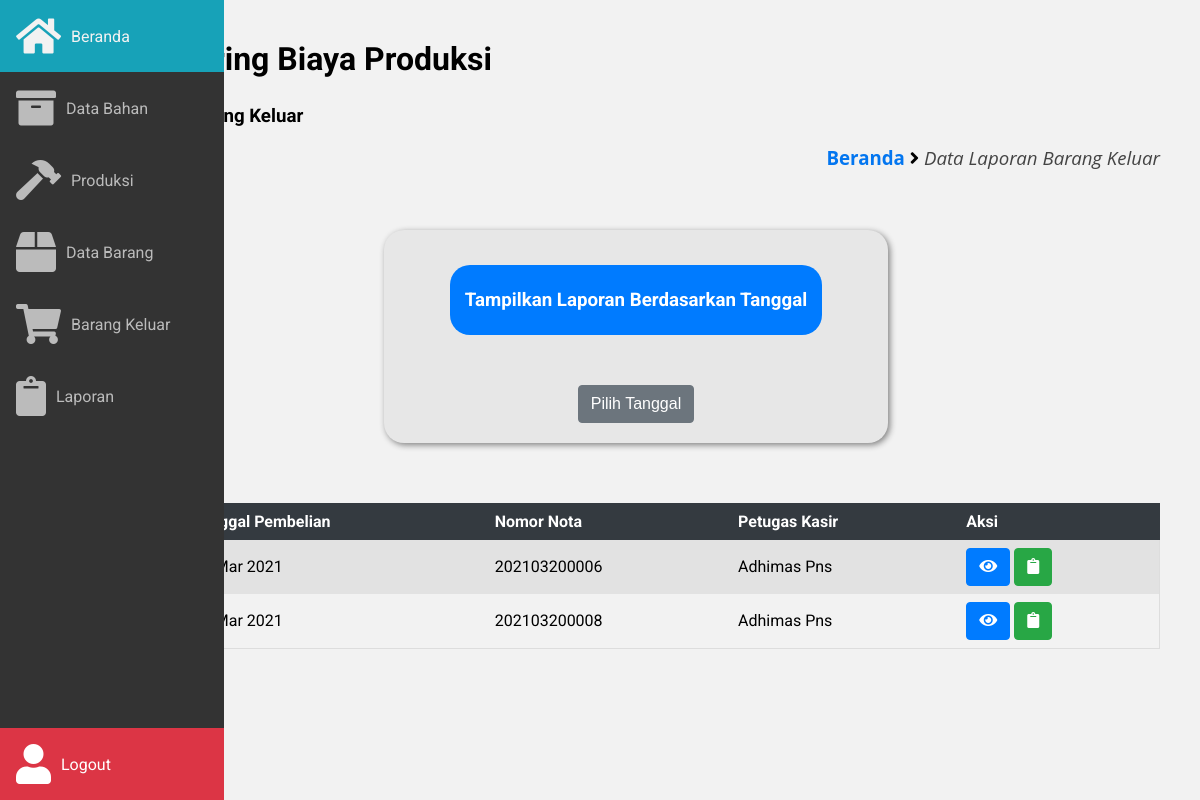
Before: /frontend/laporan/index.php with the older database file.
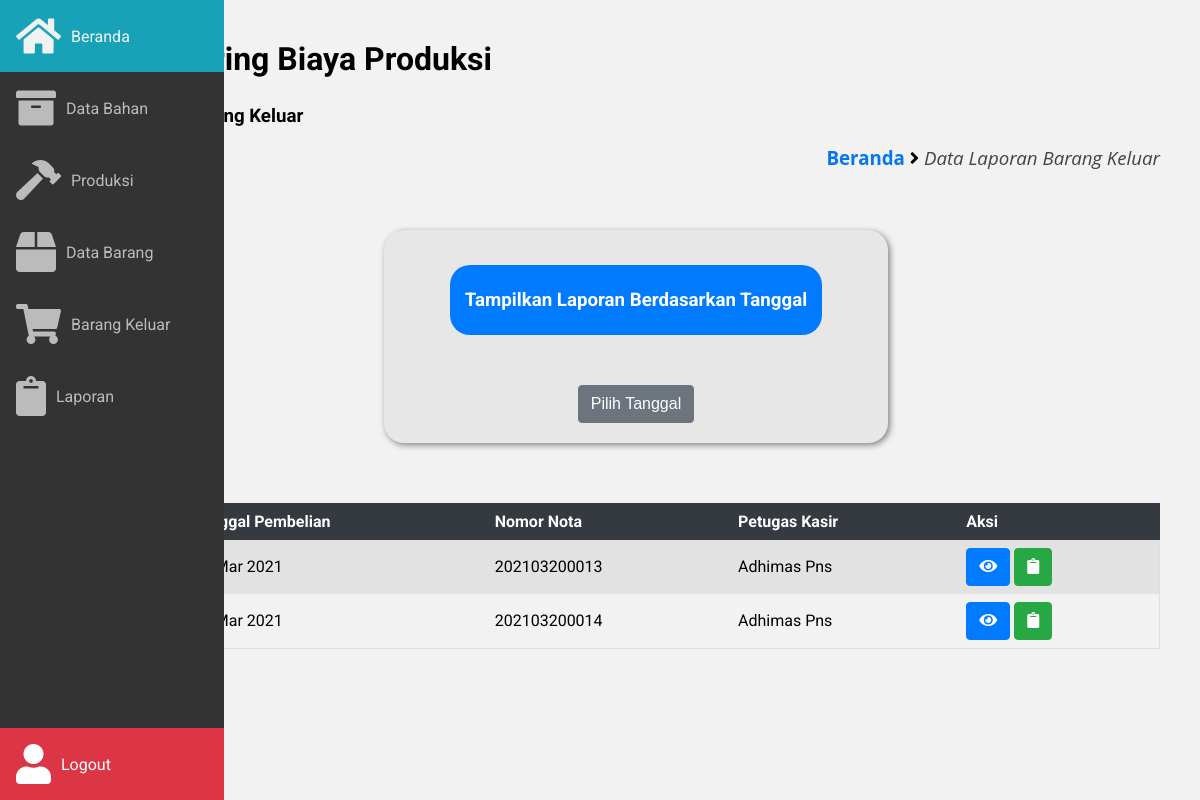
After: the same page with the newer database file.
### tables this page shows
CREATE TABLE `laporan_brg_keluar` (
  `id_laporan` int(11) NOT NULL,
  `tgl_laporan` date NOT NULL,
  `nomor_transaksi` varchar(20) NOT NULL,
  `omzet` int(20) NOT NULL,
  `petugas_kasir` varchar(50) NOT NULL,
  `ket_laporan` text NOT NULL
);

### frontend/laporan/index.php (the view, shortened to what this page needs)
<!DOCTYPE html>
<html lang="pt-BR">
	<head>
		<link rel="stylesheet" href="https://pro.fontawesome.com/releases/v5.10.0/css/all.css"/>
		<link
			rel="stylesheet"
			href="https://cdn.materialdesignicons.com/4.9.95/css/materialdesignicons.min.css"
		/>
		<link rel="stylesheet" href="../../assets/css/main.css" />
		<link rel="stylesheet" href="../../assets/css/style.css" />
		<link rel="stylesheet" href="../../assets/css/sidebar.css" />
	</head>
	<body>
	<?php
		include '../../database/koneksi.php';
		include '../../frontend/layout/sidebar.php';
	?>
		<main class="main">
			<section>
				<h2>Monitoring Biaya Produksi</h2>
				<h3>Laporan Barang Keluar</h3>
				<div class="breadcrumb">
          <h3>
						<a href="../../beranda.php?page=beranda">Beranda</a> <i class="fa fa-angle-right"></i>
						<span class="akhir-link-breadcrumb">Data Laporan Barang Keluar</span>
					</h3>
				</div>
				<div class="container margin-bottom-100">
					<div class="baris baris-tengah">
            <div class="kolom-50">
              <div class="box-konten-radius padding-20 backgorund-e7">
                <center>
                  <div class="box-header-radius-80 background-biru teks-putih margin-bottom-50">
                    <h3>Tampilkan Laporan Berdasarkan Tanggal</h3>
                  </div>
                </center>
                <center>
                  <button id="myBtn" class="tmbl tmbl-abu-abu">Pilih Tanggal</button>
                </center>
              </div>
            </div>
            <div class="kolom-100 margin-top-50">
              <div class="table-box">
                <table class="table-responsive">
                  <tr class="thead-dark">
                    <th>No</th>
                    <th>Tanggal Pembelian</th>
                    <th>Nomor Nota</th>
                    <th>Petugas Kasir</th>
                    <th>Aksi</th>
                  </tr>
                  <?php
                    $no                 = 1;
                    $sqlSelectLaporan   = "SELECT * FROM laporan_brg_keluar";
                    $querySelectLaporan = mysqli_query($host, $sqlSelectLaporan);
                    while ($dataLaporan = mysqli_fetch_assoc($querySelectLaporan)) {
                  ?>
                  <tr>
                    <td><?= $no++ ?></td>
                    <td><?= date('d M Y', strtotime($dataLaporan['tgl_laporan']))  ?></td>
                    <td><?= $dataLaporan['nomor_transaksi'] ?></td>
                    <td><?= $dataLaporan['petugas_kasir'] ?></td>
                    <td>
                      <a href="detail_laporan.php?Tr=<?= $dataLaporan['nomor_transaksi'] ?>&page=laporan" class="tmbl tmbl-biru">
                        <i class="fa fa-eye"></i>
                      </a>
                      <a href="" class="tmbl tmbl-hijau">
                        <i class="fa fa-clipboard"></i>
                      </a>
                    </td>
                  </tr>
                  <?php } ?>
                </table>
              </div>
            </div>
          </div>
				</div>
      </section>
		</main>
	</body>
</html>

### frontend/layout/sidebar.php (shortened to what this page needs)
<aside class="sidebar">
	<nav>
		<ul class="sidebar__nav">
			<li>
				<a href="/Monitoring/beranda.php?page=beranda" class="sidebar__nav__link <?php if($_GET['page'] == 'beranda'){  ?>sidebar-active <?php }?>">
					<i class="fa fa-home"></i>
				</a>
			</li>
			<li>
				<a href="/Monitoring/frontend/bahan/index.php?page=bahan" class="sidebar__nav__link <?php if($_GET['page'] == 'bahan'){  ?>sidebar-active <?php } ?>">
					<i class="fas fa-archive"></i>
				</a>
			</li>
			<li>
				<a href="/Monitoring/frontend/produksi/index.php?page=produksi" class="sidebar__nav__link <?php if($_GET['page'] == 'produksi'){  ?>sidebar-active <?php } ?>">
					<i class="fas fa-hammer"></i>
				</a>
			</li>
			<li>
				<a href="/Monitoring/frontend/data_barang/index.php?page=databarang" class="sidebar__nav__link <?php if($_GET['page'] == 'databarang'){  ?>sidebar-active <?php } ?>">
					<i class="fas fa-box"></i>
				</a>
			</li>
			<li>
				<a href="/Monitoring/frontend/barang_keluar/index.php?page=barangkeluar" class="sidebar__nav__link <?php if($_GET['page'] == 'barangkeluar'){  ?>sidebar-active <?php } ?>">
					<i class="fas fa-shopping-cart"></i>
				</a>
			</li>
			<li>
				<a href="/Monitoring/frontend/laporan/index.php?page=laporan" class="sidebar__nav__link <?php if($_GET['page'] == 'laporan'){  ?>sidebar-active <?php } ?>">
					<i class="fas fa-clipboard"></i>
				</a>
			</li>
			<li>
				<a onclick="return confirm('Anda yakin ingin logout ?')" href="#" class="sidebar__nav__link link-lgout">
					<i class="fas fa-user"></i>
				</a>
			</li>
		</ul>
	</nav>
</aside>

### assets/css/main.css (style rules this page uses)
:root { --sidebar-width: 4.5em; }
body { margin: 0; padding: 0; font-family: 'Roboto'; }
* { outline: none; box-sizing: border-box; }
.main { margin-left: auto; margin-right: auto; max-width: 100%; padding: 1.5em 1.5em; }
.main h2 { font-size: 2em; margin-top: 0px; }
@media (min-width: 572px) { .main { margin-left: var(--sidebar-width); } }
@media (min-width: 992px) { .main { padding: 2.5em; } }

### assets/css/style.css (style rules this page uses)
body { background-color: #f2f2f2; }
.breadcrumb { text-align: right; font-family: open sans; margin-bottom: 50px; }
.akhir-link-breadcrumb { font-weight: 400; font-style: italic; color: #444; }
.breadcrumb a { color: #0376f0; }
.table-box { overflow-x:auto !important; }
.table-responsive { border-collapse: collapse; border-spacing: 0; width: 100%; border: 1px solid #ddd; }
.table-responsive .thead-dark { background-color: #343a40 !important; border: 1px solid #343a40; color: #ffffff; }
.table-responsive, th, td { text-align: left; padding: 8px; }
.table-responsive tr:nth-child(even) { background-color: #e2e2e2 !important }
.tmbl { display: inline-block; font-weight: 400; color: #212529; text-align: center; vertical-align: middle; cursor: pointer; -webkit-user-select: none; -moz-user-select: none; -ms-user-select: none; user-select: none; background-color: transparent; border: 1px solid transparent; padding: 0.375rem 0.75rem; font-size: 1rem; line-height: 1.5; border-radius: 0.25rem; transition: color 0.15s ease-in-out, background-color 0.15s ease-in-out, border-color 0.15s ease-in-out, box-shadow 0.15s ease-in-out; }
.tmbl-biru { color: #fff; background-color: #007bff; border-color: #007bff; }
.tmbl-hijau { color: #fff; background-color: #28a745; border-color: #28a745; }
.tmbl-abu-abu { color: #fff; background-color: #6c757d; border-color: #6c757d; }
.background-biru { background-color: #007bff !important; }
.backgorund-e7 { background-color: #e7e7e7 !important; }
.teks-putih { color: #ffffff !important; }
.box-konten-radius { width: 100%; height: auto; border-radius: 20px; overflow: hidden; box-shadow: 2px 2px 6px grey; }
.box-header-radius-80 { width: 80%; margin-top: 15px; background-color: white; border-radius: 20px; padding: 5px; }
a { text-decoration: none; }
.container { width: 100%; padding-right: 15px; padding-left: 15px; margin-right: auto; margin-left: auto; }
.baris { display: -ms-flexbox; display: flex; -ms-flex-wrap: wrap; flex-wrap: wrap; margin-right: -15px; margin-left: -15px; }
.baris-tengah { -ms-flex-pack: center !important; justify-content: center !important; }
.margin-bottom-100 { margin-bottom: 100px !important; }
.margin-top-50 { margin-top: 50px !important; }
.margin-bottom-50 { margin-bottom: 50px !important; }
.padding-20 { padding: 20px !important; }
@media screen and (min-width: 400px) { .container { max-width: 400px; } }
@media screen and (min-width: 400px) { .kolom-100 { width: 100% !important; } }
@media screen and (min-width: 400px) { .kolom-50 { padding: 10px; width: 100% !important; } }
@media screen and (min-width: 400px) { .margin-bottom-50 { margin-bottom: 50px !important; } }
@media (min-width: 576px) { .container { max-width: 540px; } }
@media (min-width: 768px) { .container { max-width: 720px; } }
@media (min-width: 992px) { .container { max-width: 960px; } }
@media (min-width: 1200px) { .container { max-width: 1140px; } }
@media (min-width: 1200px) { .kolom-100 { width: 100% !important; } }
@media (min-width: 1200px) { .kolom-50 { padding: 10px; width: 50% !important; } }

### assets/css/sidebar.css (style rules this page uses)
.sidebar { background-color: #333; position: fixed; transition: width 0.2s ease; }
.sidebar nav { height: 100%; }
.sidebar .sidebar__nav { display: flex; height: 100%; list-style: none; margin: 0; padding: 0; }
.sidebar .sidebar__nav .sidebar__nav__link { align-items: center; color: #bbb; display: flex; padding-left: 20px; text-decoration: none; transition: color 0.2s ease, background-color 0.2s ease; }
.sidebar .sidebar__nav .link-lgout { background-color: #dc3545; color: white; }
.sidebar .sidebar__nav i { align-items: center; display: flex; justify-content: center; }
@media (min-width: 572px) { .sidebar { height: 100vh; left: 0; width: var(--sidebar-width); } }
@media (min-width: 572px) { .sidebar .sidebar__nav { flex-direction: column; } }
@media (min-width: 572px) { .sidebar .sidebar__nav li:last-child { margin-top: auto; } }
@media (min-width: 572px) { .sidebar .sidebar__nav .sidebar__nav__link { padding: 1em; } }
@media (min-width: 572px) { .sidebar .sidebar__nav i { font-size: 2.5rem; } }

Changed rows visible on the page:
removed laporan_brg_keluar: tgl_laporan "20 Mar 2021", nomor_transaksi "202103200006", petugas_kasir "Adhimas Pns"
removed laporan_brg_keluar: tgl_laporan "20 Mar 2021", nomor_transaksi "202103200008", petugas_kasir "Adhimas Pns"
added laporan_brg_keluar: tgl_laporan "20 Mar 2021", nomor_transaksi "202103200013", petugas_kasir "Adhimas Pns"
added laporan_brg_keluar: tgl_laporan "20 Mar 2021", nomor_transaksi "202103200014", petugas_kasir "Adhimas Pns"
